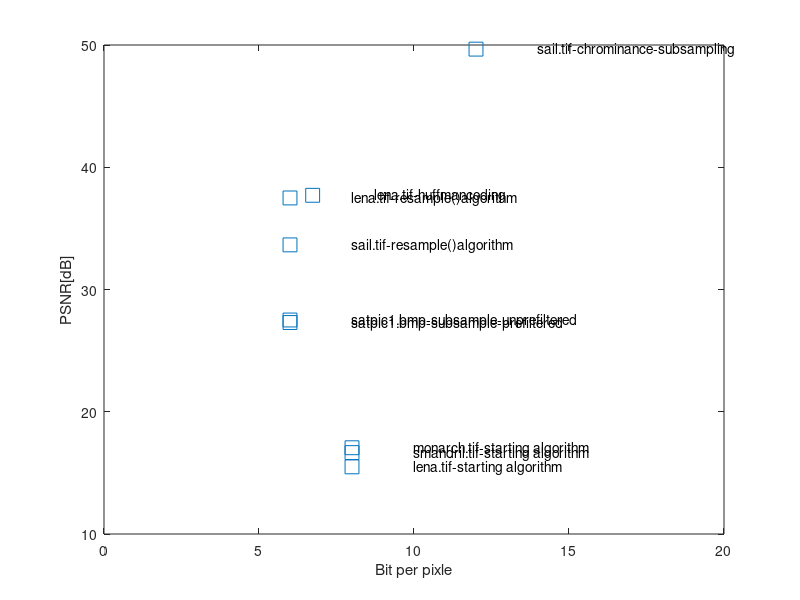

This chart was generated by the following MATLAB code:
clear;
label = {'smandril.tif-starting algorithm','lena.tif-starting algorithm','monarch.tif-starting algorithm','satpic1.bmp-subsample-prefiltered','satpic1.bmp-subsample-unprefiltered','sail.tif-resample()algorithm','lena.tif-resample()algorithm','sail.tif-chrominance-subsampling','lena.tif-huffmancoding'};
bitrate = [8,8,8,6,6,6,6,12,6.731];
PSNR = [16.6579,15.4940,17.0555,27.2989,27.5048,33.6502,37.4886,49.6624,37.7059];
plot(bitrate,PSNR,'s','MarkerSize',10),
xlabel('Bit per pixle'),ylabel('PSNR[dB]')
xlim([0 20]),ylim([10,50]);
for i = 1:9
    text(bitrate(i)+2,PSNR(i),label{i});
end